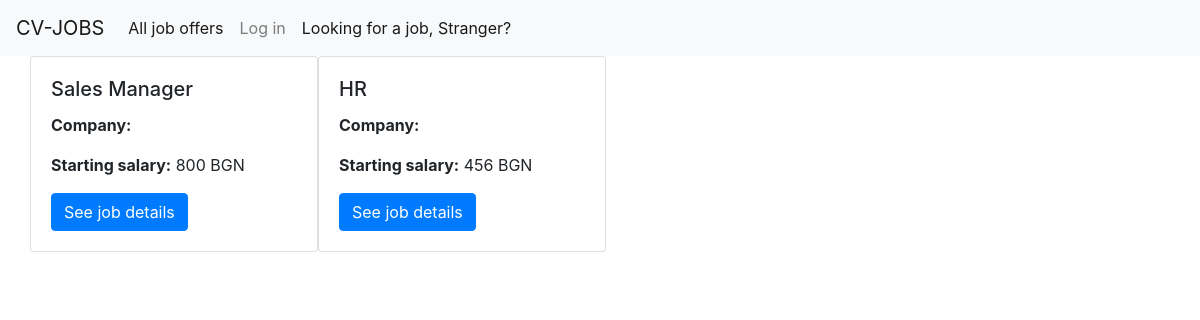
The app's page /emp/jobs/, older data.
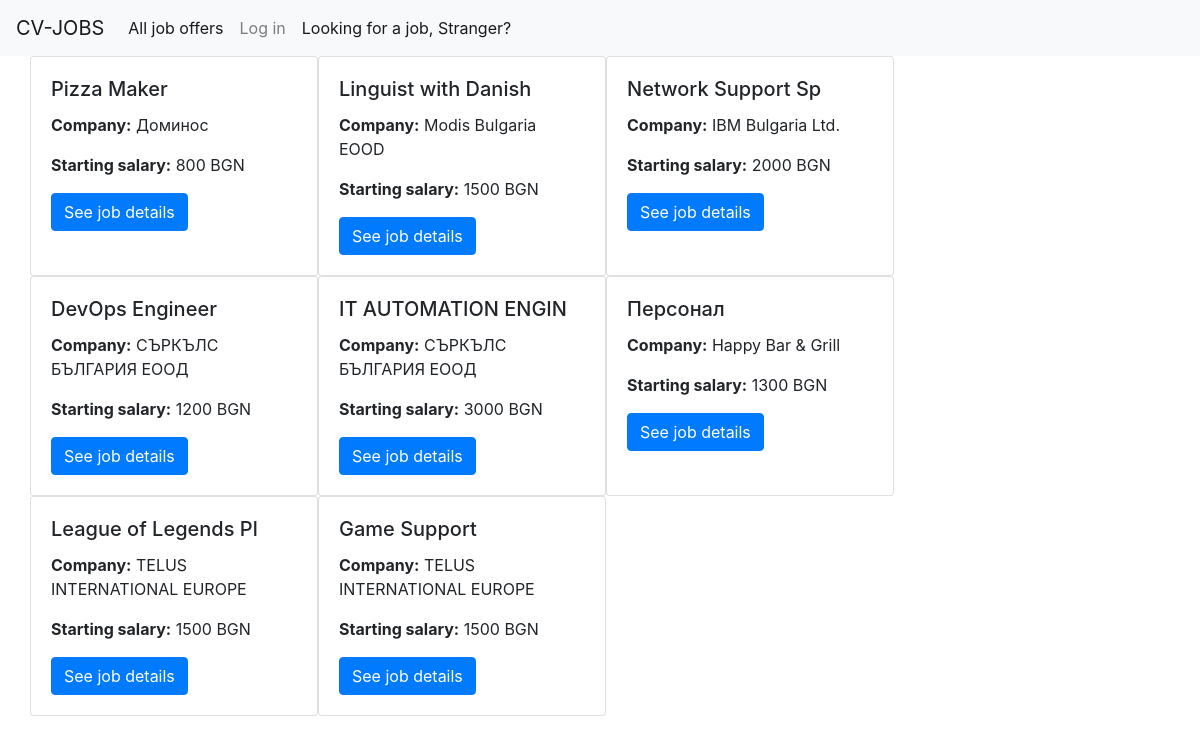
The same page, newer data.
### emp/models.py (models this page shows, shortened)
class JobOffer(models.Model):
    user = models.ForeignKey(User, on_delete=models.CASCADE)
    company_name = models.CharField(max_length=30)
    position = models.CharField(max_length=50)
    starting_salary = models.PositiveIntegerField()
    job_description = models.TextField()
    address = models.CharField(max_length=50)

### emp/views.py (the view)
# urls.py: path('jobs/', views.JobOffersList.as_view(), name='jobs-all'),
class JobOffersList(generic.ListView):
    model = JobOffer
    template_name = 'job_offers_list.html'
    context_object_name = 'jobs'

### emp/templates/job_offers_list.html (shortened to what this page needs)
{% extends 'index.html' %}
{% block 'free_content' %}
        {% if jobs %}
        <div class="row">
            {% for j in jobs %}
            <div class="card" style="width: 18rem;">
              <div class="card-body">
                <h5 class="card-title">{{j.position}}</h5>
                  <p class="card-text"><b>Company:</b> {{j.company_name}}</p>
                  <p class="card-text"><b>Starting salary:</b> {{j.starting_salary}} BGN</p>
                <a href="{% url 'job-details' j.pk %}" class="btn btn-primary">See job details</a>
              </div>
            </div>
            {% endfor %}
        </div>
        {% endif %}
{% endblock %}

### common/templates/index.html (shortened to what this page needs)
<!DOCTYPE html>
<html lang="en">
<head>
    <link rel="stylesheet" href="https://stackpath.bootstrapcdn.com/bootstrap/4.3.1/css/bootstrap.min.css">
</head>
<body>
    {% include 'navbar.html' %}
        <div class="container">
            {% block 'free_content' %}
            {% endblock %}
        </div>
</body>
</html>

### common/templates/navbar.html (shortened to what this page needs)
<nav class="navbar navbar-expand-lg navbar-light bg-light">
  <a class="navbar-brand" href="#">CV-JOBS</a>
  <div class="collapse navbar-collapse" id="navbarSupportedContent">
    <ul class="navbar-nav mr-auto">
      <li class="nav-item active">
        <a class="nav-link" href="{% url 'jobs-all' %}">All job offers <span class="sr-only">(current)</span></a>
      </li>
      {% if not request.user.is_authenticated %}
      <li class="nav-item">
        <a class="nav-link" href="{% url 'login' %}">Log in</a>
      </li>
    {% endif %}
    {% if request.user.is_authenticated and user.app_user %}
      <li class="nav-item active">
        <a class="nav-link my-2 my-sm-0" href="{% url 'applicant-profile' user.app_user.id %}">Hello, {{user}}! <span class="sr-only">(current)</span></a>
      </li>
    {% elif request.user.is_authenticated and request.user.is_superuser %}
      <li class="nav-item active">
        <a class="nav-link my-2 my-sm-0" href="#">Hello, {{user}}! <span class="sr-only">(current)</span></a>
      </li>
    {% else %}
      <li class="nav-item active">
        <a class="nav-link my-2 my-sm-0" href="#">Looking for a job, Stranger? <span class="sr-only">(current)</span></a>
      </li>
    {% endif %}
    </ul>
  </div>
</nav>

Row changes from the older to the newer data that the page shows:
removed JobOffer: position "Sales Manager", starting_salary "800"
removed JobOffer: position "HR", starting_salary "456"
added JobOffer: position "Pizza Maker", company_name "Доминос", starting_salary "800"
added JobOffer: position "Linguist with Danish", company_name "Modis Bulgaria EOOD", starting_salary "1500"
added JobOffer: position "Network Support Sp", company_name "IBM Bulgaria Ltd.", starting_salary "2000"
added JobOffer: position "DevOps Engineer", company_name "СЪРКЪЛС БЪЛГАРИЯ ЕООД", starting_salary "1200"
added JobOffer: position "IT AUTOMATION ENGIN", company_name "СЪРКЪЛС БЪЛГАРИЯ ЕООД", starting_salary "3000"
added JobOffer: position "Персонал", company_name "Happy Bar & Grill", starting_salary "1300"
added JobOffer: position "League of Legends Pl", company_name "TELUS INTERNATIONAL EUROPE", starting_salary "1500"
added JobOffer: position "Game Support", company_name "TELUS INTERNATIONAL EUROPE", starting_salary "1500"
